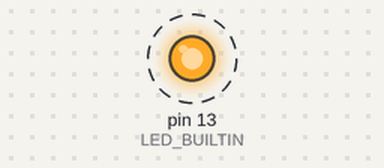
The sketch below on a simulated Arduino Uno, built with avr-gcc and run on an emulated ATmega328P. Parts: output pins drawn as LEDs (lit = HIGH). Dashed ring = blinking. What the sketch prints to the serial monitor is not drawn.

Above: at 0.5 s.
Timing chart, 0 to 4.6 s (numbered marks = the images above):
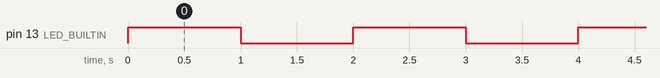

Measured:
- by itself, pin 13 (LED_BUILTIN): alternates HIGH for 1.0 s and LOW for 1.0 s

The sketch:

01_Digital_Output_Basics.ino
```cpp
void setup() {
  pinMode(LED_BUILTIN, OUTPUT);
  // Open the communication channel
  Serial.begin(9600);
}

void loop() {
  digitalWrite(LED_BUILTIN, HIGH);
  Serial.println("System Status : LED is ON.");
  delay(1000);

  digitalWrite(LED_BUILTIN, LOW);
  Serial.println("System Status : LED is OFF.");
  delay(1000);
}
```
